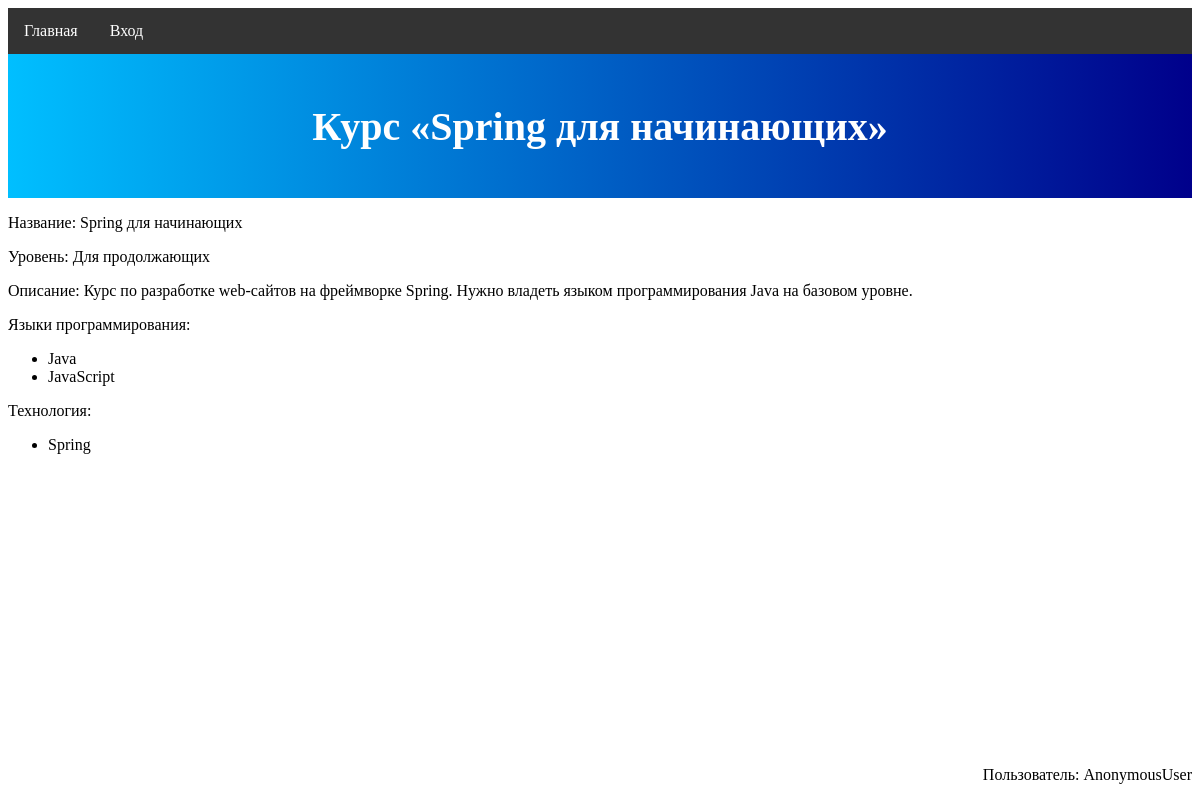
/course/2, run on the app's committed database.
### mainapp/models.py (models this page shows)
class Course(models.Model):
    programming_languages = models.ManyToManyField(ProgrammingLanguage)
    technologies = models.ManyToManyField(Technology, blank=True)
    course_category = models.ForeignKey(CourseCategory,
                                        on_delete=models.CASCADE,
                                        default=1)
    name = models.CharField(max_length=64)
    desc = models.TextField(blank=True)
    image = models.ImageField(upload_to='img',
                              default=os.path.join('img', 'default.jpg'))
    def __str__(self):
        return self.name
    class Meta:
        verbose_name = 'Курс'
        verbose_name_plural = 'Курсы'

class CourseCategory(models.Model):
    name = models.CharField(max_length=32)
    desc = models.TextField(blank=True)
    image = models.ImageField(upload_to='img',
                              default=os.path.join('img', 'default.jpg'))
    def __str__(self):
        return self.name
    class Meta:
        verbose_name = 'Категория курсов'
        verbose_name_plural = 'Категории курсов'

class ProgrammingLanguage(models.Model):
    name = models.CharField(max_length=64)
    desc = models.TextField(blank=True)
    def __str__(self):
        return self.name
    class Meta:
        verbose_name = 'Язык программирования'
        verbose_name_plural = 'Языки программирования'

class Technology(models.Model):
    programming_languages = models.ManyToManyField(ProgrammingLanguage)
    name = models.CharField(max_length=64)
    desc = models.TextField(blank=True)
    def __str__(self):
        return self.name
    class Meta:
        verbose_name = 'Технология (Фреймворк)'
        verbose_name_plural = 'Технологии (Фреймворки)'

### mainapp/views.py (the view)
# urls.py: path('course/<int:pk>', views.course_page, name='course_page'),
def course_page(request, pk):
    course = Course.objects.get(pk=pk)
    name = f'курс «{course}»'
    context = {
        'page_title': name,
        'course': course,
        'top_block_text': name
    }
    return render(request, template_name='mainapp/course_page.html', context=context)

### mainapp/templates/mainapp/course_page.html
{% extends 'mainapp/base.html' %}
{% block content %}
    <p>Название: {{ course.name }}</p>
    <p>Уровень: {{ course.course_category }}</p>
    <p>Описание: {{ course.desc }}.</p>
    {% if course.programming_languages.all|length > 1 %}
        <p>Языки программирования:</p>
    {% else %}
        <p>Язык программирования:</p>
    {% endif %}
    <ul>
        {% for lang in course.programming_languages.all %}
            <li>{{ lang }}</li>
        {% endfor %}
    </ul>
    {% if course.technologies.all|length != 0 %}
        {% if course.technologies.all|length == 1 %}
            <p>Технология:</p>
        {% else %}
            <p>Технологии:</p>
        {% endif %}
        <ul>
            {% for technology in course.technologies.all %}
                <li>{{ technology }}</li>
            {% endfor %}
        </ul>
    {% endif %}
{% endblock %}

### data on the page
Course: name "Spring для начинающих", course_category "Для продолжающих", desc "Курс по разработке web-сайтов на фреймворке Spring. Нужно владеть языком программирования Java на базовом уровне"
ProgrammingLanguage: name "Java"
ProgrammingLanguage: name "JavaScript"
Technology: name "Spring"

### other printed values
{{ main_menu_button_1_text|default:'главная'|capfirst }} "Главная"
{{ top_block_text|default:'категории курсов'|capfirst }} "Курс «Spring для начинающих»"
{{ user }} "AnonymousUser"
